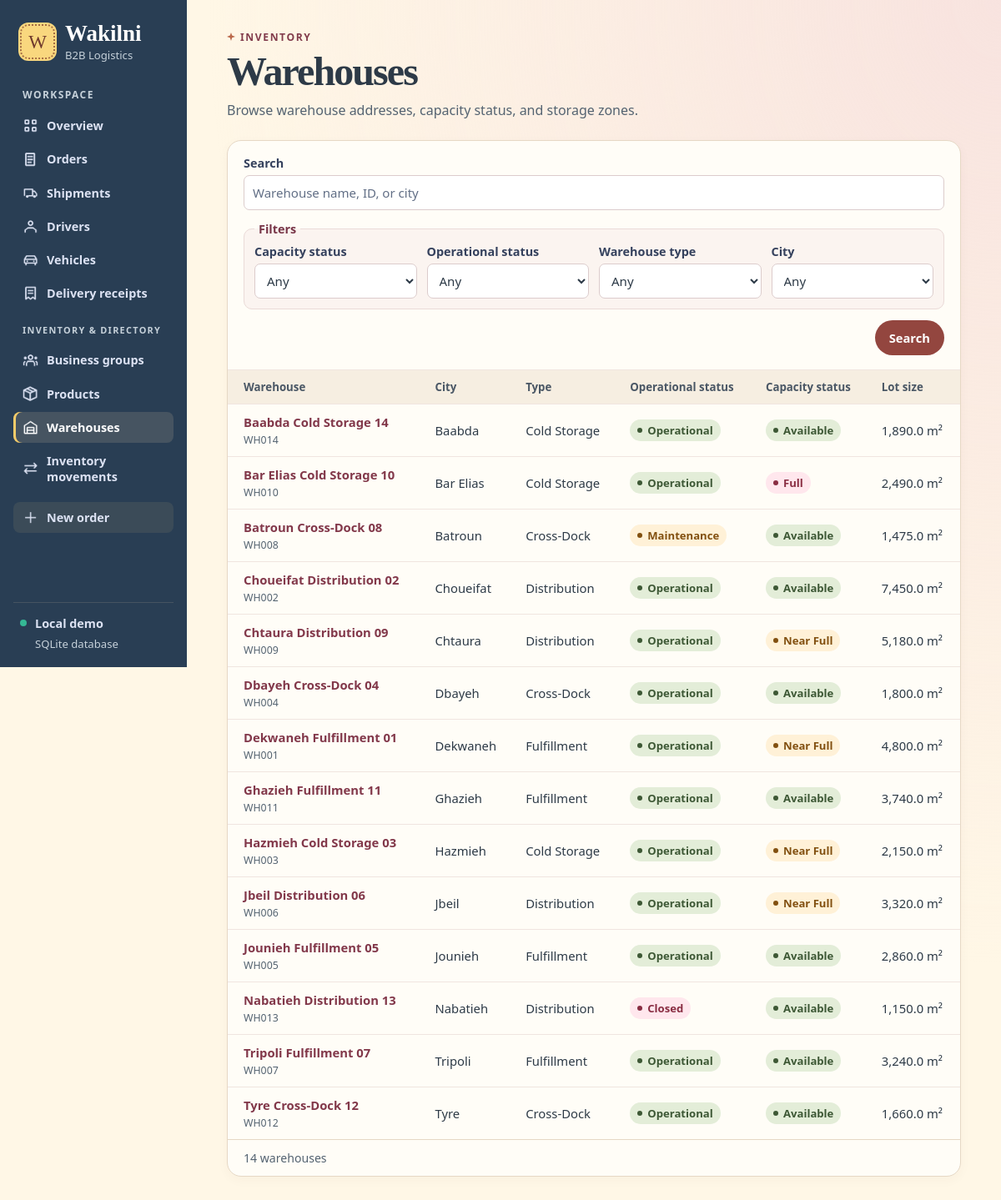
The app's page /warehouses with its own data.
### tables this page shows
CREATE TABLE "Warehouse" (
    "warehouseID" TEXT NOT NULL CHECK (length(warehouseID) BETWEEN 1 AND 5 AND warehouseID GLOB 'WH[0-9][0-9][0-9]' AND length(warehouseID) = 5),
    "warehouseName" TEXT NOT NULL CHECK (length(warehouseName) BETWEEN 1 AND 50),
    "addressBuilding" TEXT CHECK (length(addressBuilding) BETWEEN 1 AND 50),
    "addressStreet" TEXT NOT NULL CHECK (length(addressStreet) BETWEEN 1 AND 50),
    "addressPostalCode" TEXT CHECK (length(addressPostalCode) BETWEEN 1 AND 9 AND addressPostalCode GLOB '[0-9][0-9][0-9][0-9] [0-9][0-9][0-9][0-9]' AND length(addressPostalCode) = 9),
    "addressLatitude" REAL CHECK (addressLatitude BETWEEN -90 AND 90 AND addressLatitude = round(addressLatitude, 6)) CHECK (typeof(addressLatitude) IN ('integer', 'real', 'null')),
    "addressLongitude" REAL CHECK (addressLongitude BETWEEN -180 AND 180 AND addressLongitude = round(addressLongitude, 6)) CHECK (typeof(addressLongitude) IN ('integer', 'real', 'null')),
    "warehouseType" TEXT NOT NULL CHECK (warehouseType IN ('Fulfillment', 'Cross-Dock', 'Cold Storage', 'Distribution')),
    "operationalStatus" TEXT NOT NULL CHECK (operationalStatus IN ('Operational', 'Maintenance', 'Closed')),
    "lotSize" REAL NOT NULL CHECK (lotSize BETWEEN 0.01 AND 9999.99 AND lotSize = round(lotSize, 2)) CHECK (typeof(lotSize) IN ('integer', 'real', 'null')),
    "capacityStatus" TEXT NOT NULL CHECK (capacityStatus IN ('Available', 'Near Full', 'Full')),
    PRIMARY KEY (warehouseID),
    UNIQUE (warehouseName),
    UNIQUE (addressLatitude, addressLongitude),
    UNIQUE (addressBuilding, addressStreet, addressPostalCode),
    FOREIGN KEY (addressPostalCode) REFERENCES PostalCode (addressPostalCode)
);

CREATE TABLE "PostalCode" (
    "addressPostalCode" TEXT NOT NULL CHECK (length(addressPostalCode) BETWEEN 1 AND 9 AND addressPostalCode GLOB '[0-9][0-9][0-9][0-9] [0-9][0-9][0-9][0-9]' AND length(addressPostalCode) = 9),
    "addressCity" TEXT NOT NULL CHECK (length(addressCity) BETWEEN 1 AND 30),
    PRIMARY KEY (addressPostalCode),
    FOREIGN KEY (addressCity) REFERENCES City (addressCity)
);

### app.py (the view)
@app.get("/warehouses")
def warehouses():
    context = list_page(
        WAREHOUSES_FIELDS, WAREHOUSES_FROM, ("w.warehouseName", "w.warehouseID", "pc.addressCity"),
        "w.warehouseName, w.warehouseID",
        (
            ("status", "Capacity status", "w.capacityStatus = ?", ("Available", "Near Full", "Full")),
            ("operational", "Operational status", "w.operationalStatus = ?", ("Operational", "Maintenance", "Closed")),
            ("warehouse_type", "Warehouse type", "w.warehouseType = ?", ("Cold Storage", "Cross-Dock", "Distribution", "Fulfillment")),
            ("city", "City", "pc.addressCity = ?", lookup_choices(
                "SELECT DISTINCT pc.addressCity, pc.addressCity FROM Warehouse w JOIN PostalCode pc USING (addressPostalCode) ORDER BY 1")),
        ),
    )
    return render_template("warehouses.html", **context)

### app.py (called while the page is built, shortened)
@app.before_request
def protect_online_demo():
    password = app.config["DEMO_PASSWORD"]
    if app.config["RENDER_HOSTED"] and len(password) < 12:
        return Response("Set a demo password of at least 12 characters before opening the online site.\n", 503)
    if not password or request.endpoint == "health":
        return None

def db():
    if "db" not in g:
        path = Path(app.config["DATABASE"]).resolve()
        g.db = sqlite3.connect(path.as_uri() + "?mode=rw", uri=True, timeout=5)
        g.db.row_factory = sqlite3.Row
        g.db.execute("PRAGMA foreign_keys = ON")
    return g.db

@app.template_filter("number")
def number(value):
    return f"{value:,}"

def lookup_choices(sql):
    return [tuple(row) for row in db().execute(sql)]

### templates/warehouses.html (shortened to what this page needs)
{% extends "base.html" %}
{% from "components.html" import badge, filters, pagination %}
{% block content %}
<header class="page-head"><div><p class="eyebrow">INVENTORY</p><h1>Warehouses</h1><p class="subtitle">Browse warehouse addresses, capacity status, and storage zones.</p></div></header>
<section class="panel">
  {{ filters('warehouses', 'Warehouse name, ID, or city', q, filter_controls, clear_args, has_filters) }}
  {% if rows %}<div class="table-wrap"><table>
    <thead><tr><th>Warehouse</th><th>City</th><th>Type</th><th>Operational status</th><th>Capacity status</th><th>Lot size</th></tr></thead>
    <tbody>{% for row in rows %}<tr>
      <td><a class="record wrap" href="{{ url_for('warehouse_detail', warehouse_id=row.warehouseID) }}">{{ row.warehouseName }}</a><small class="cell-secondary">{{ row.warehouseID }}</small></td>
      <td>{{ row.addressCity or '—' }}</td><td>{{ row.warehouseType }}</td><td>{{ badge(row.operationalStatus) }}</td>
      <td>{{ badge(row.capacityStatus) }}</td><td>{{ row.lotSize|number }} m²</td>
    </tr>{% endfor %}</tbody>
  </table></div>{% else %}<p class="empty">No warehouses match your search.</p>{% endif %}
  {{ pagination('warehouses', page, pages, total, 'warehouse', page_args) }}
</section>
{% endblock %}

### templates/components.html (shortened to what this page needs)
{% macro badge(value) %}<span class="badge state-{{ value|lower|replace(' ', '-') }}">{{ value }}</span>{% endmacro %}
{% macro filters(endpoint, placeholder, q, controls, clear_args, has_filters) %}
<form class="directory-filters" method="get" action="{{ url_for(endpoint) }}">
  <div><label for="directory-query">Search</label><input id="directory-query" type="search" name="q" value="{{ q }}" maxlength="100" placeholder="{{ placeholder }}"></div>
  <fieldset class="filter-controls">
    <legend>Filters</legend>
    <div class="filter-grid">
    {% for control in controls %}
      <div>
        <label for="filter-{{ control.name }}">{{ control.label }}</label>
        {% if control.options is none %}
        <input id="filter-{{ control.name }}" type="date" name="{{ control.name }}" value="{{ control.value }}">
        {% else %}
        <select id="filter-{{ control.name }}" name="{{ control.name }}">
          <option value="">Any</option>
        </select>
        {% endif %}
      </div>
    {% endfor %}
    </div>
  </fieldset>
  <div class="filter-actions">
    <button class="button primary" type="submit">Search</button>
  </div>
</form>
{% endmacro %}
{% macro pagination(endpoint, page, pages, total, noun, page_args) %}
  <div class="list-footer">
    <span>{{ total|number }} {{ noun }}{% if total != 1 %}s{% endif %}</span>
  </div>
{% endmacro %}

### static/style.css (style rules this page uses)
:root { font-family: "Segoe UI", system-ui, sans-serif; color: #2d3a47; background: #fff7e6; --navy: #293e54; --indigo: #93463f; --muted: #546371; --line: #e6d8c5; --surface: #fffdf7; --display: "Playfair Display", Georgia, serif; --script: "Pacifico", "Segoe Print", cursive; font-synthesis: none; }
* { box-sizing: border-box; }
body { margin: 0; min-height: 100vh; display: grid; grid-template-columns: 224px minmax(0, 1fr); background: radial-gradient(ellipse at 100% 0, #f8e3df, transparent 56%), #fff7e6; }
a { color: inherit; }
.page-head { display: flex; justify-content: space-between; gap: 18px; align-items: center; margin-bottom: 24px; }
.eyebrow { font-size: .76rem; font-weight: 750; letter-spacing: .13em; color: #823c4c; margin: 0 0 8px; }
.page-head:not(.hero) .eyebrow::before { content: ""; display: inline-block; width: 10px; height: 10px; margin-right: 6px; background: #ba684a; clip-path: polygon(50% 0, 62% 36%, 100% 50%, 62% 63%, 50% 100%, 37% 63%, 0 50%, 37% 36%); }
h1, h2, p { margin-top: 0; }
h1 { margin-bottom: 9px; font-family: var(--display); font-weight: 680; font-size: clamp(2.18rem, 4vw, 3.2rem); font-variant-numeric: lining-nums; letter-spacing: -.04em; line-height: 1.06; overflow-wrap: anywhere; }
.subtitle, .panel-head p { color: var(--muted); margin: 0; line-height: 1.45; }
.button { min-height: 42px; display: inline-flex; align-items: center; justify-content: center; gap: 5px; padding: 9px 16px; border: 1px solid transparent; border-radius: 999px; text-decoration: none; font: inherit; font-size: .92rem; font-weight: 700; cursor: pointer; white-space: nowrap; }
.primary { background: var(--indigo); color: white; }
.metric, .panel { background: var(--surface); border: 1px solid var(--line); border-radius: 17px; box-shadow: 0 4px 14px #623b3609; min-width: 0; }
.text-link, .record, .back { color: #82384a; font-weight: 700; text-underline-offset: 3px; }
.record { text-decoration: none; white-space: nowrap; }
.table-wrap { max-width: 100%; overflow-x: auto; }
table { border-collapse: collapse; width: 100%; font-size: .925rem; text-align: left; }
th { background: #f6eee1; color: #4a5765; font-size: .83rem; font-weight: 700; white-space: nowrap; }
td, th { padding: 11px 14px; border-top: 1px solid #f0e5e0; vertical-align: middle; }
td:first-child, th:first-child { padding-left: 19px; }
.badge { display: inline-flex; align-items: center; gap: 6px; white-space: nowrap; border-radius: 20px; padding: 4px 9px; background: #e1e8ef; color: #344c61; font-size: .82rem; font-weight: 700; }
.badge::before { content: ""; width: 6px; height: 6px; border-radius: 50%; background: currentColor; }
.directory-filters { padding: 17px 19px; display: grid; gap: 13px; }
.filter-controls { margin: 0; padding: 8px 12px 12px; border: 1px solid #eadbd8; border-radius: 10px; min-width: 0; background: #fbf4f0; }
.filter-controls legend { padding: 0 5px; color: #783648; font-size: .9rem; font-weight: 750; }
.filter-grid { display: grid; grid-template-columns: repeat(auto-fit, minmax(min(100%, 148px), 1fr)); gap: 10px 12px; }
.filter-grid > div { min-width: 0; }
.filter-actions { display: flex; justify-content: flex-end; flex-wrap: wrap; gap: 8px; }
label { font-weight: 650; font-size: .9rem; color: #35415d; min-width: 0; display: block; }
input:not([type=hidden]), select, textarea { display: block; width: 100%; min-height: 42px; margin: 5px 0 0; padding: 8px 10px; border-radius: 7px; border: 1px solid #dccccc; background: #fff; color: #2d3a47; font: inherit; font-weight: 400; font-size: .94rem; }
input::placeholder, textarea::placeholder { color: #626f86; }
.list-footer { border-top: 1px solid var(--line); padding: 12px 19px; display: flex; justify-content: space-between; align-items: center; gap: 10px; color: var(--muted); font-size: .88rem; }
.state-available, .state-operational { color: #3d5835; background: #e3edd8; }
.state-near-full, .state-maintenance { color: #825010; background: #fff1d7; }
.state-full, .state-closed { color: #892d42; background: #ffe7ed; }
.cell-secondary { display: block; color: var(--muted); margin-top: 3px; }
.record.wrap { white-space: normal; }

### records on screen
Warehouse: warehouseName "Baabda Cold Storage 14", warehouseID "WH014", addressCity "Baabda", warehouseType "Cold Storage", operationalStatus "Operational Available", lotSize|number "1,890.0"
Warehouse: warehouseName "Bar Elias Cold Storage 10", warehouseID "WH010", addressCity "Bar Elias", warehouseType "Cold Storage", operationalStatus "Operational Full", lotSize|number "2,490.0"
Warehouse: warehouseName "Batroun Cross-Dock 08", warehouseID "WH008", addressCity "Batroun", warehouseType "Cross-Dock", operationalStatus "Maintenance Available", lotSize|number "1,475.0"
Warehouse: warehouseName "Choueifat Distribution 02", warehouseID "WH002", addressCity "Choueifat", warehouseType "Distribution", operationalStatus "Operational Available", lotSize|number "7,450.0"
Warehouse: warehouseName "Chtaura Distribution 09", warehouseID "WH009", addressCity "Chtaura", warehouseType "Distribution", operationalStatus "Operational Near Full", lotSize|number "5,180.0"
Warehouse: warehouseName "Dbayeh Cross-Dock 04", warehouseID "WH004", addressCity "Dbayeh", warehouseType "Cross-Dock", operationalStatus "Operational Available", lotSize|number "1,800.0"
Warehouse: warehouseName "Dekwaneh Fulfillment 01", warehouseID "WH001", addressCity "Dekwaneh", warehouseType "Fulfillment", operationalStatus "Operational Near Full", lotSize|number "4,800.0"
Warehouse: warehouseName "Ghazieh Fulfillment 11", warehouseID "WH011", addressCity "Ghazieh", warehouseType "Fulfillment", operationalStatus "Operational Available", lotSize|number "3,740.0"
Warehouse: warehouseName "Hazmieh Cold Storage 03", warehouseID "WH003", addressCity "Hazmieh", warehouseType "Cold Storage", operationalStatus "Operational Near Full", lotSize|number "2,150.0"
Warehouse: warehouseName "Jbeil Distribution 06", warehouseID "WH006", addressCity "Jbeil", warehouseType "Distribution", operationalStatus "Operational Near Full", lotSize|number "3,320.0"
Warehouse: warehouseName "Jounieh Fulfillment 05", warehouseID "WH005", addressCity "Jounieh", warehouseType "Fulfillment", operationalStatus "Operational Available", lotSize|number "2,860.0"
Warehouse: warehouseName "Nabatieh Distribution 13", warehouseID "WH013", addressCity "Nabatieh", warehouseType "Distribution", operationalStatus "Closed Available", lotSize|number "1,150.0"
Warehouse: warehouseName "Tripoli Fulfillment 07", warehouseID "WH007", addressCity "Tripoli", warehouseType "Fulfillment", operationalStatus "Operational Available", lotSize|number "3,240.0"
Warehouse: warehouseName "Tyre Cross-Dock 12", warehouseID "WH012", addressCity "Tyre", warehouseType "Cross-Dock", operationalStatus "Operational Available", lotSize|number "1,660.0"

### other values on screen
{{ 'Online class demo' if config.RENDER_HOSTED else 'Local demo' }} "Local demo"
{{ control.label }} "Capacity status" "Operational status" "Warehouse type" "City"
{{ total|number }} "14"
{{ noun }} "warehouse"
